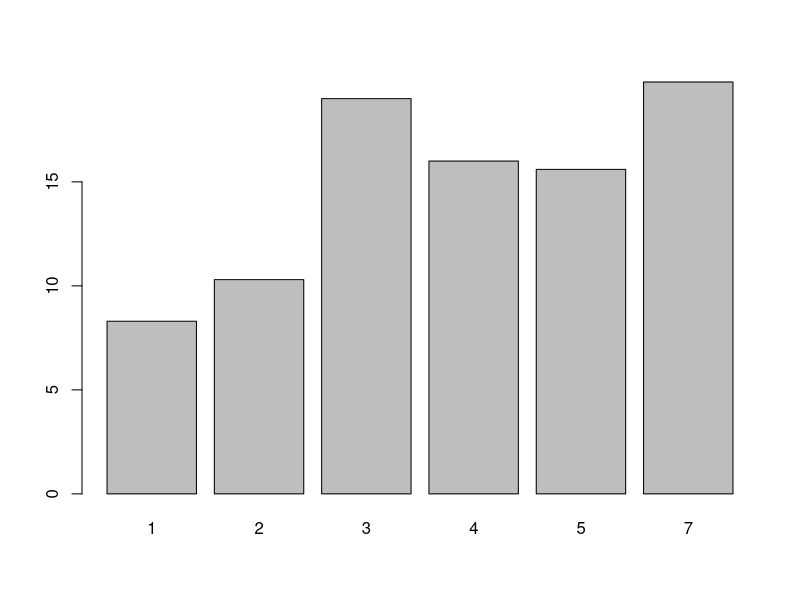
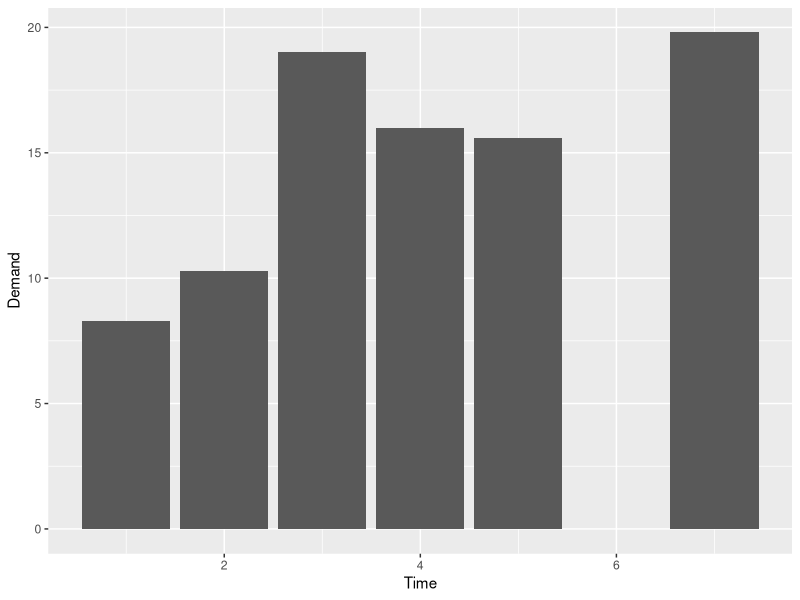
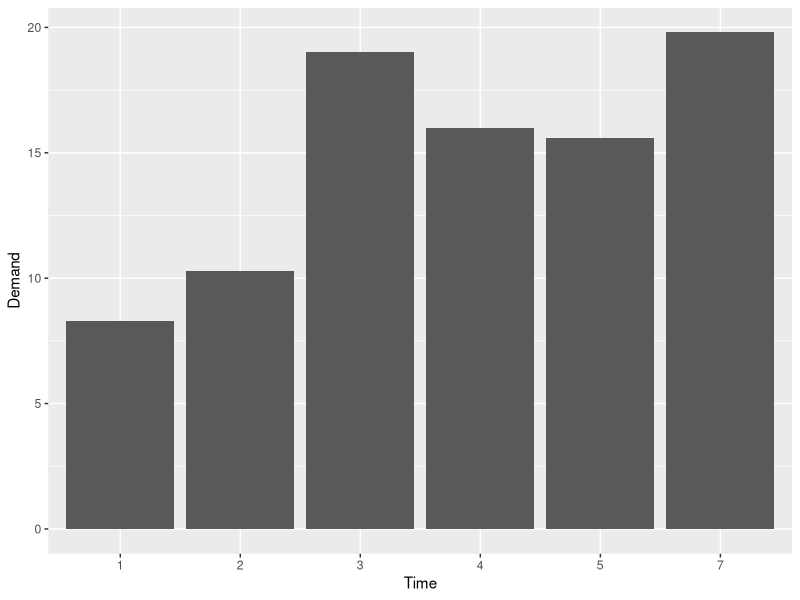
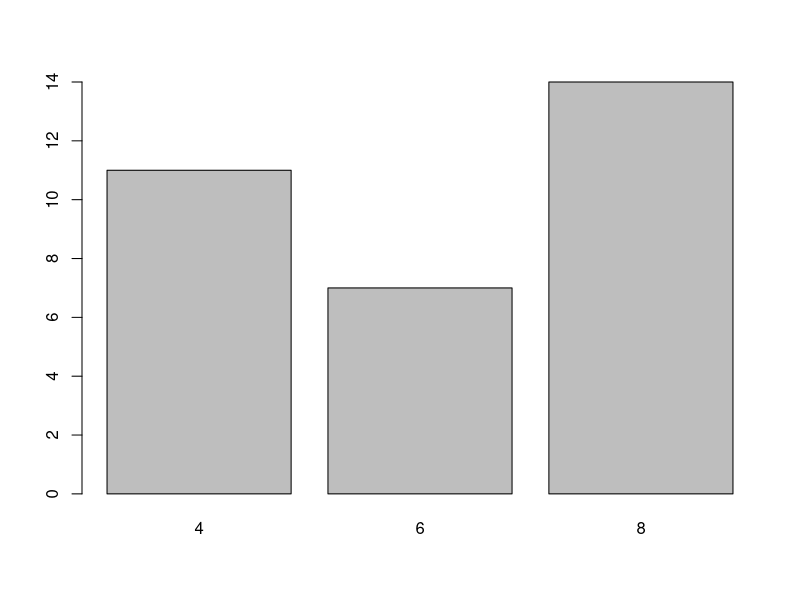
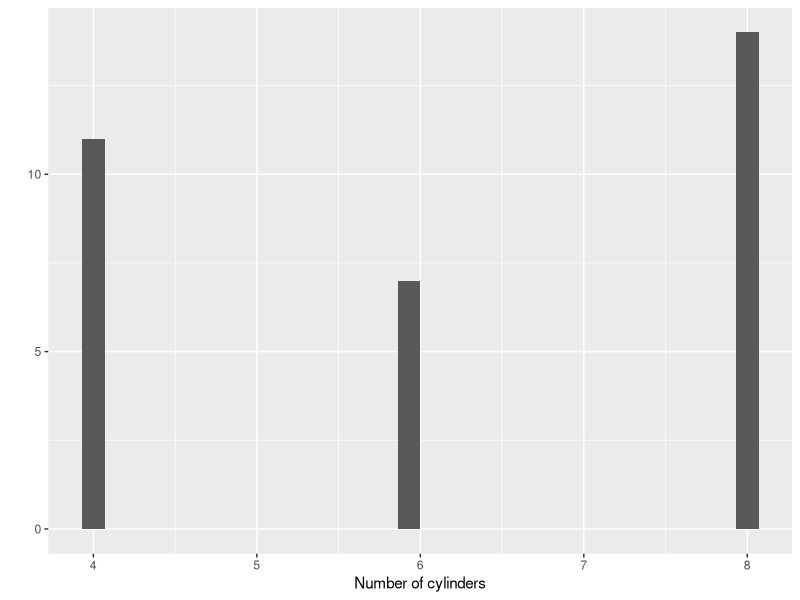
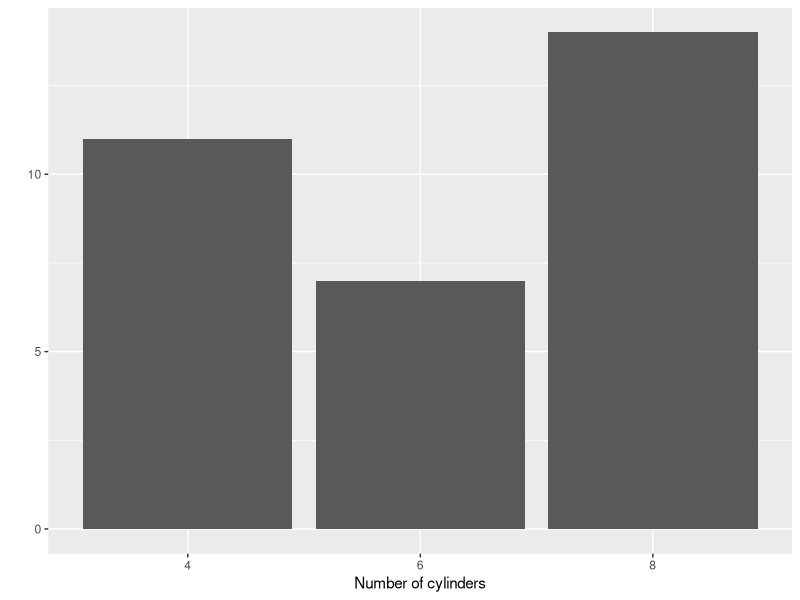
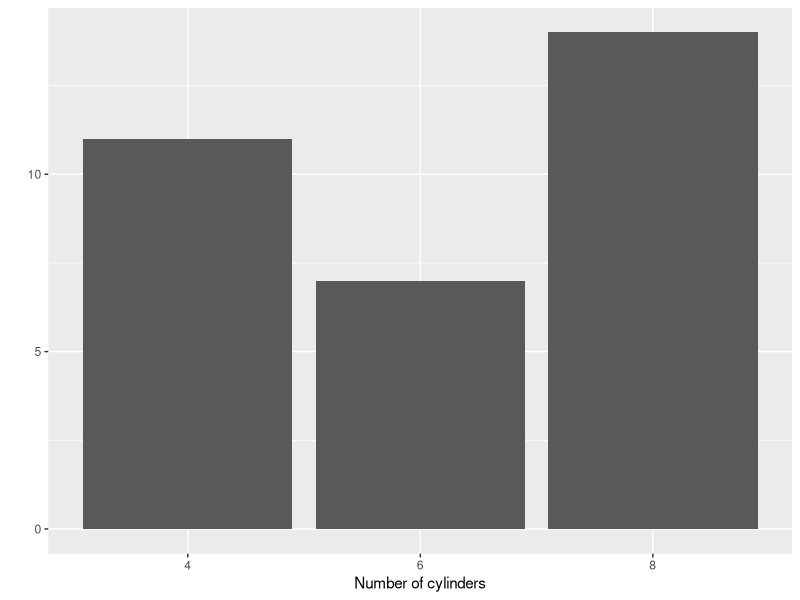
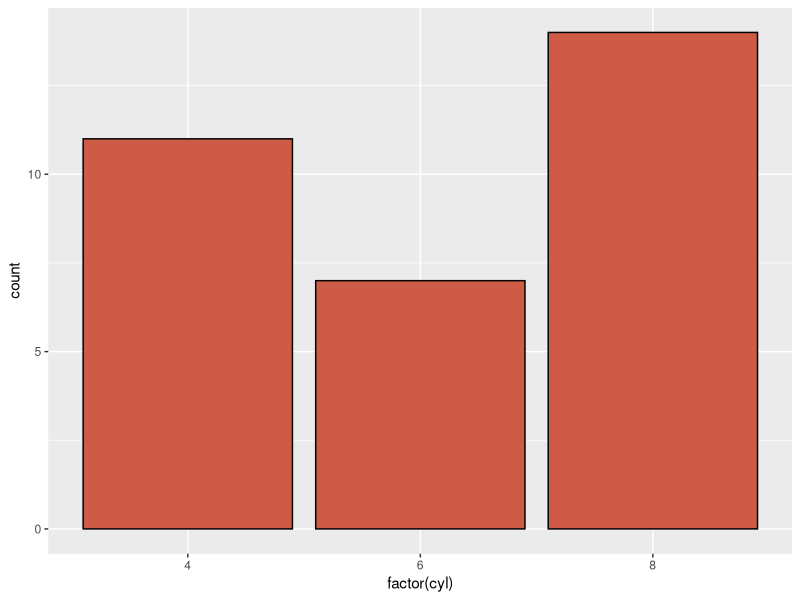

Write the R code that produced these figures, in order.
#Creating Bar Graphs
#BOD: Biochemical Oxygen Demand
help("barplot")
barplot(BOD$demand, names.arg = BOD$Time)
library(ggplot2)
ggplot(data = BOD, aes(x = Time, y = demand)) +
  geom_bar(stat = "identity") +
  labs(x = "Time", y = "Demand")
# Convert the x variable to a factor, so that it is treated as discrete
ggplot(data = BOD, aes(x = factor(Time), y = demand)) +
  geom_bar(stat = "identity") +
  labs(x = "Time", y = "Demand")

table(mtcars$cyl)
barplot(table(mtcars$cyl))#generate a table of counts
qplot(mtcars$cyl, xlab = "Number of cylinders") #cyl is continuous here
qplot(factor(mtcars$cyl),  xlab = "Number of cylinders") #treat cyl as discrete

#Bar graph of counts
qplot(factor(cyl),data = mtcars, xlab = "Number of cylinders")
#This is equivalent to:
ggplot(mtcars,aes(x = factor(cyl)))+geom_bar(fill="coral3", color="black")

